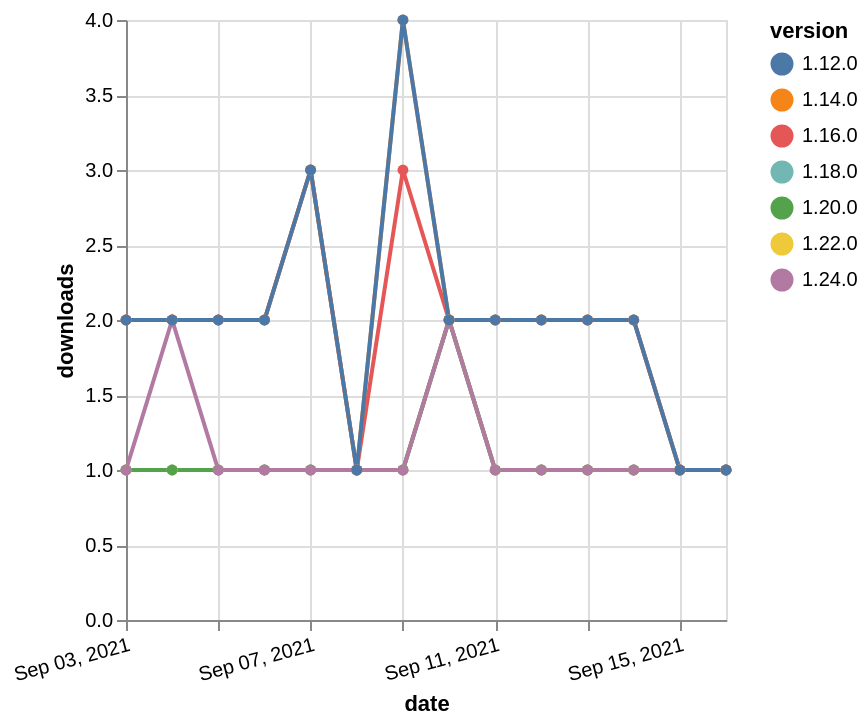

Write the Vega-Lite specification saved for this chart.
### Vega-Lite specification from a JSON file in a GitHub repository (floating-point values rounded to 4 significant figures)
{"$schema": "https://vega.github.io/schema/vega-lite/v5.json", "description": "A simple bar chart with embedded data.", "data": {"values": [{"date": "2021-09-03", "total": 230, "delta": 1, "version": "1.18.0"}, {"date": "2021-09-04", "total": 231, "delta": 1, "version": "1.18.0"}, {"date": "2021-09-05", "total": 232, "delta": 1, "version": "1.18.0"}, {"date": "2021-09-06", "total": 233, "delta": 1, "version": "1.18.0"}, {"date": "2021-09-07", "total": 234, "delta": 1, "version": "1.18.0"}, {"date": "2021-09-08", "total": 235, "delta": 1, "version": "1.18.0"}, {"date": "2021-09-09", "total": 236, "delta": 1, "version": "1.18.0"}, {"date": "2021-09-10", "total": 238, "delta": 2, "version": "1.18.0"}, {"date": "2021-09-11", "total": 239, "delta": 1, "version": "1.18.0"}, {"date": "2021-09-12", "total": 240, "delta": 1, "version": "1.18.0"}, {"date": "2021-09-13", "total": 241, "delta": 1, "version": "1.18.0"}, {"date": "2021-09-14", "total": 242, "delta": 1, "version": "1.18.0"}, {"date": "2021-09-15", "total": 243, "delta": 1, "version": "1.18.0"}, {"date": "2021-09-16", "total": 244, "delta": 1, "version": "1.18.0"}, {"date": "2021-09-03", "total": 177, "delta": 1, "version": "1.22.0"}, {"date": "2021-09-04", "total": 178, "delta": 1, "version": "1.22.0"}, {"date": "2021-09-05", "total": 179, "delta": 1, "version": "1.22.0"}, {"date": "2021-09-06", "total": 180, "delta": 1, "version": "1.22.0"}, {"date": "2021-09-07", "total": 181, "delta": 1, "version": "1.22.0"}, {"date": "2021-09-08", "total": 182, "delta": 1, "version": "1.22.0"}, {"date": "2021-09-09", "total": 183, "delta": 1, "version": "1.22.0"}, {"date": "2021-09-10", "total": 185, "delta": 2, "version": "1.22.0"}, {"date": "2021-09-11", "total": 186, "delta": 1, "version": "1.22.0"}, {"date": "2021-09-12", "total": 187, "delta": 1, "version": "1.22.0"}, {"date": "2021-09-13", "total": 188, "delta": 1, "version": "1.22.0"}, {"date": "2021-09-14", "total": 189, "delta": 1, "version": "1.22.0"}, {"date": "2021-09-15", "total": 190, "delta": 1, "version": "1.22.0"}, {"date": "2021-09-16", "total": 191, "delta": 1, "version": "1.22.0"}, {"date": "2021-09-03", "total": 189, "delta": 1, "version": "1.20.0"}, {"date": "2021-09-04", "total": 190, "delta": 1, "version": "1.20.0"}, {"date": "2021-09-05", "total": 191, "delta": 1, "version": "1.20.0"}, {"date": "2021-09-06", "total": 192, "delta": 1, "version": "1.20.0"}, {"date": "2021-09-07", "total": 193, "delta": 1, "version": "1.20.0"}, {"date": "2021-09-08", "total": 194, "delta": 1, "version": "1.20.0"}, {"date": "2021-09-09", "total": 195, "delta": 1, "version": "1.20.0"}, {"date": "2021-09-10", "total": 197, "delta": 2, "version": "1.20.0"}, {"date": "2021-09-11", "total": 198, "delta": 1, "version": "1.20.0"}, {"date": "2021-09-12", "total": 199, "delta": 1, "version": "1.20.0"}, {"date": "2021-09-13", "total": 200, "delta": 1, "version": "1.20.0"}, {"date": "2021-09-14", "total": 201, "delta": 1, "version": "1.20.0"}, {"date": "2021-09-15", "total": 202, "delta": 1, "version": "1.20.0"}, {"date": "2021-09-16", "total": 203, "delta": 1, "version": "1.20.0"}, {"date": "2021-09-03", "total": 2239, "delta": 2, "version": "1.16.0"}, {"date": "2021-09-04", "total": 2241, "delta": 2, "version": "1.16.0"}, {"date": "2021-09-05", "total": 2243, "delta": 2, "version": "1.16.0"}, {"date": "2021-09-06", "total": 2245, "delta": 2, "version": "1.16.0"}, {"date": "2021-09-07", "total": 2248, "delta": 3, "version": "1.16.0"}, {"date": "2021-09-08", "total": 2249, "delta": 1, "version": "1.16.0"}, {"date": "2021-09-09", "total": 2252, "delta": 3, "version": "1.16.0"}, {"date": "2021-09-10", "total": 2254, "delta": 2, "version": "1.16.0"}, {"date": "2021-09-11", "total": 2256, "delta": 2, "version": "1.16.0"}, {"date": "2021-09-12", "total": 2258, "delta": 2, "version": "1.16.0"}, {"date": "2021-09-13", "total": 2260, "delta": 2, "version": "1.16.0"}, {"date": "2021-09-14", "total": 2262, "delta": 2, "version": "1.16.0"}, {"date": "2021-09-15", "total": 2263, "delta": 1, "version": "1.16.0"}, {"date": "2021-09-16", "total": 2264, "delta": 1, "version": "1.16.0"}, {"date": "2021-09-03", "total": 162, "delta": 1, "version": "1.24.0"}, {"date": "2021-09-04", "total": 164, "delta": 2, "version": "1.24.0"}, {"date": "2021-09-05", "total": 165, "delta": 1, "version": "1.24.0"}, {"date": "2021-09-06", "total": 166, "delta": 1, "version": "1.24.0"}, {"date": "2021-09-07", "total": 167, "delta": 1, "version": "1.24.0"}, {"date": "2021-09-08", "total": 168, "delta": 1, "version": "1.24.0"}, {"date": "2021-09-09", "total": 169, "delta": 1, "version": "1.24.0"}, {"date": "2021-09-10", "total": 171, "delta": 2, "version": "1.24.0"}, {"date": "2021-09-11", "total": 172, "delta": 1, "version": "1.24.0"}, {"date": "2021-09-12", "total": 173, "delta": 1, "version": "1.24.0"}, {"date": "2021-09-13", "total": 174, "delta": 1, "version": "1.24.0"}, {"date": "2021-09-14", "total": 175, "delta": 1, "version": "1.24.0"}, {"date": "2021-09-15", "total": 176, "delta": 1, "version": "1.24.0"}, {"date": "2021-09-16", "total": 177, "delta": 1, "version": "1.24.0"}, {"date": "2021-09-03", "total": 2550, "delta": 2, "version": "1.14.0"}, {"date": "2021-09-04", "total": 2552, "delta": 2, "version": "1.14.0"}, {"date": "2021-09-05", "total": 2554, "delta": 2, "version": "1.14.0"}, {"date": "2021-09-06", "total": 2556, "delta": 2, "version": "1.14.0"}, {"date": "2021-09-07", "total": 2559, "delta": 3, "version": "1.14.0"}, {"date": "2021-09-08", "total": 2560, "delta": 1, "version": "1.14.0"}, {"date": "2021-09-09", "total": 2564, "delta": 4, "version": "1.14.0"}, {"date": "2021-09-10", "total": 2566, "delta": 2, "version": "1.14.0"}, {"date": "2021-09-11", "total": 2568, "delta": 2, "version": "1.14.0"}, {"date": "2021-09-12", "total": 2570, "delta": 2, "version": "1.14.0"}, {"date": "2021-09-13", "total": 2572, "delta": 2, "version": "1.14.0"}, {"date": "2021-09-14", "total": 2574, "delta": 2, "version": "1.14.0"}, {"date": "2021-09-15", "total": 2575, "delta": 1, "version": "1.14.0"}, {"date": "2021-09-16", "total": 2576, "delta": 1, "version": "1.14.0"}, {"date": "2021-09-03", "total": 2547, "delta": 2, "version": "1.12.0"}, {"date": "2021-09-04", "total": 2549, "delta": 2, "version": "1.12.0"}, {"date": "2021-09-05", "total": 2551, "delta": 2, "version": "1.12.0"}, {"date": "2021-09-06", "total": 2553, "delta": 2, "version": "1.12.0"}, {"date": "2021-09-07", "total": 2556, "delta": 3, "version": "1.12.0"}, {"date": "2021-09-08", "total": 2557, "delta": 1, "version": "1.12.0"}, {"date": "2021-09-09", "total": 2561, "delta": 4, "version": "1.12.0"}, {"date": "2021-09-10", "total": 2563, "delta": 2, "version": "1.12.0"}, {"date": "2021-09-11", "total": 2565, "delta": 2, "version": "1.12.0"}, {"date": "2021-09-12", "total": 2567, "delta": 2, "version": "1.12.0"}, {"date": "2021-09-13", "total": 2569, "delta": 2, "version": "1.12.0"}, {"date": "2021-09-14", "total": 2571, "delta": 2, "version": "1.12.0"}, {"date": "2021-09-15", "total": 2572, "delta": 1, "version": "1.12.0"}, {"date": "2021-09-16", "total": 2573, "delta": 1, "version": "1.12.0"}]}, "width": "container", "mark": {"type": "line", "point": {"filled": true}}, "encoding": {"x": {"field": "date", "type": "temporal", "timeUnit": "yearmonthdate", "title": "date", "axis": {"labelAngle": -15}}, "y": {"field": "delta", "type": "quantitative", "title": "downloads"}, "color": {"field": "version", "type": "nominal"}, "tooltip": {"field": "delta"}}}
